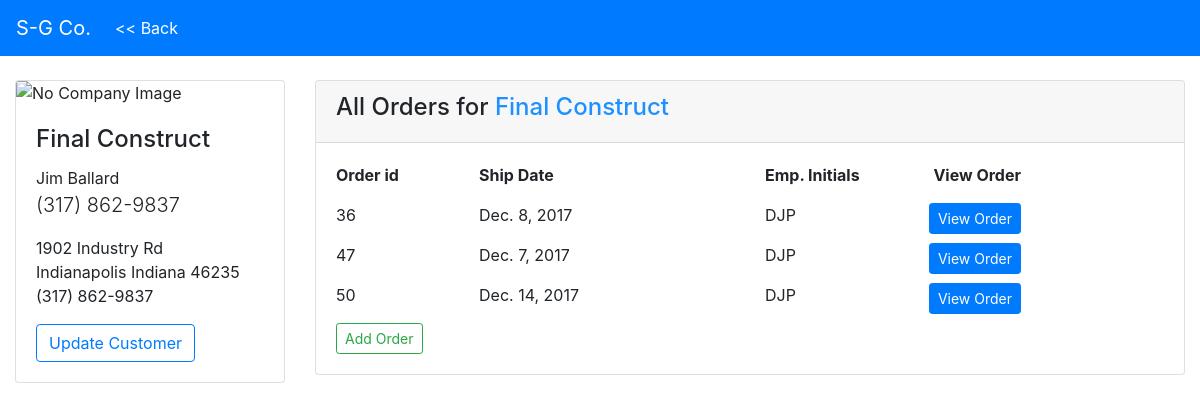
/sales/customers/2/, run on the app's committed database.
### sales/models.py (models this page shows, shortened)
class Customer(models.Model):
    company = models.CharField(max_length=100, unique=True)
    contact_name = models.CharField(max_length=50)
    phone_number = models.CharField(max_length=10, unique=True)
    customer_id = models.AutoField(primary_key=True)
    street_address = models.CharField(max_length=200)
    city = models.CharField(max_length=100)
    state = models.CharField(max_length=100)
    zipcode = models.CharField(max_length=5)

class Order(models.Model):
    STATUS_CHOICES = (
        ('QUEUED', 'Queued'),
        ('SHIPPED', 'Shipped'),
    )
    order_number = models.AutoField(primary_key=True, unique=True)
    date_ordered = models.DateField()
    ship_date = models.DateField()
    emp_init = models.CharField(max_length=3)
    customer = models.ForeignKey(Customer, on_delete=models.CASCADE)
    po_number = models.CharField(max_length=50, null=True, blank=True)
    branch = models.IntegerField(default=1)
    ship_method = models.CharField(max_length=50, null=True, blank=True)
    courier = models.CharField(max_length=50, null=True, blank=True)
    order_type = models.CharField(max_length=50, null=True, blank=True)
    status = models.CharField(max_length=50, null=True, blank=True, choices=STATUS_CHOICES, default='QUEUED')

### sales/views.py (the view)
# urls.py: url(r'^customers/(?P<pk>[0-9]+)/$', views.CustomerProfile.as_view(), name='customer_details'),
class CustomerProfile(DetailView):
    model = Customer
    def get_context_data(self, **kwargs):
        context = super(CustomerProfile, self).get_context_data(**kwargs)
        context['customer'] = Customer.objects.get(customer_id=self.kwargs['pk'])
        customer = Customer.objects.get(customer_id=self.kwargs['pk'])
        phone_number = str(customer.phone_number)
        context['phone_number'] = "(" + phone_number[:3] + ") " + phone_number[3:6] + "-" + phone_number [6:]
        context['cust'] = self.kwargs['pk']
        return context

### templates/sales/customer_detail.html
{% extends 'sales/base.html' %}
{% block back_link %}{% url 'sales:customers' %}{% endblock %}
{% block body %}
  <div class="container-fluid">
    <div class="row mt-4">
      <div class="col-sm-3">
        <div class="card">
          <img class="card-img-top" src="" alt="No Company Image">
          <div class="card-body">
            <h4 class="card-title">{{ customer.company }}</h4>
            <p>{{ customer.contact_name }}<br>
            <span class="lead">{{ phone_number }}</span></p>
            <p>
              {{ customer.street_address }}<br>
              {{ customer.city }} {{ customer.state }} {{ customer.zipcode }}<br>
              {{ phone_number }}
            </p>
            <a href="{% url 'sales:edit_customer' cust %}" class="btn btn-outline-primary">Update Customer</a>
          </div>
        </div>
      </div>
      <div class="col-sm-9">
        <div class="card">
          <div class="card-header">
            <h4>All Orders for <span style="color: dodgerblue">{{ customer.company }}</span></h4>
          </div>
          <div class="card-body">
            <div class="row">
              <div class="col-2">
                <p><strong>Order id</strong></p>
              </div>
              <div class="col-4">
                <p><strong>Ship Date</strong></p>
              </div>
              <div class="col-2">
                <p><strong>Emp. Initials</strong></p>
              </div>
              <div class="col-2 text-right">
                <p><strong>View Order</strong></p>
              </div>
            </div>
            {% for order in customer.order_set.all %}
            <div class="row">
              <div class="col-2">
                <p>{{ order.order_number }}</p>
              </div>
              <div class="col-4">
                <p>{{ order.ship_date }}</p>
              </div>
              <div class="col-2">
                <p>{{ order.emp_init }}</p>
              </div>
              <div class="col-2 text-right">
                <a href="{% url 'sales:order_detail' customer.pk order.pk %}" class="btn btn-sm btn-primary">View Order</a>
              </div>
            </div>
            {% endfor %}
            <div class="row">
              <div class="col">
                <a href="{% url 'sales:new_order' customer.pk %}" class="btn btn-outline-success btn-sm">Add Order</a>
              </div>
            </div>
          </div>
        </div>
      </div>
    </div>
  </div>
{% endblock %}

### data on the page
Customer: company "Final Construct", contact_name "Jim Ballard", street_address "1902 Industry Rd", city "Indianapolis", state "Indiana", zipcode "46235"
Order: order_number "36", ship_date "Dec. 8, 2017", emp_init "DJP"
Order: order_number "47", ship_date "Dec. 7, 2017", emp_init "DJP"
Order: order_number "50", ship_date "Dec. 14, 2017", emp_init "DJP"

### other printed values
{{ phone_number }} "(317) 862-9837"
